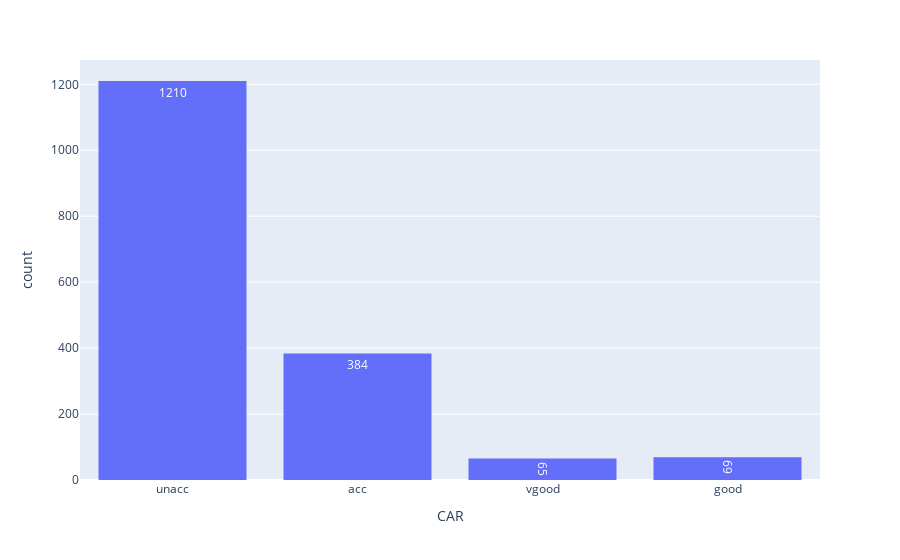

Here is the notebook cell this chart was saved with:
### Markdown cell above
1. There are no missing values
2. All 6 are categorical variables
3. The target is CAR attribute

### Code cell
px.histogram(carsDf, x = "CAR", text_auto = True)

### Figure 1 — Plotly figure (JSON) as saved in the notebook; plotly's stock layout.template omitted (floating-point values rounded to 4 significant figures; data arrays with more than 128 entries replaced by an {"elided": "..."} marker saying what was removed)
{"data": [{"alignmentgroup": "True", "bingroup": "x", "hovertemplate": "CAR=%{x}<br>count=%{y}<extra></extra>", "legendgroup": "", "marker": {"color": "#636efa", "pattern": {"shape": ""}}, "name": "", "offsetgroup": "", "orientation": "v", "showlegend": false, "texttemplate": "%{value}", "type": "histogram", "x": {"elided": "1728 str values"}, "xaxis": "x", "yaxis": "y"}], "layout": {"autosize": true, "barmode": "relative", "legend": {"tracegroupgap": 0}, "margin": {"t": 60}, "xaxis": {"anchor": "y", "autorange": true, "domain": [0, 1], "range": [-0.5, 3.5], "title": {"text": "CAR"}, "type": "category"}, "yaxis": {"anchor": "x", "autorange": true, "domain": [0, 1], "range": [0, 1274.0], "title": {"text": "count"}}}}
